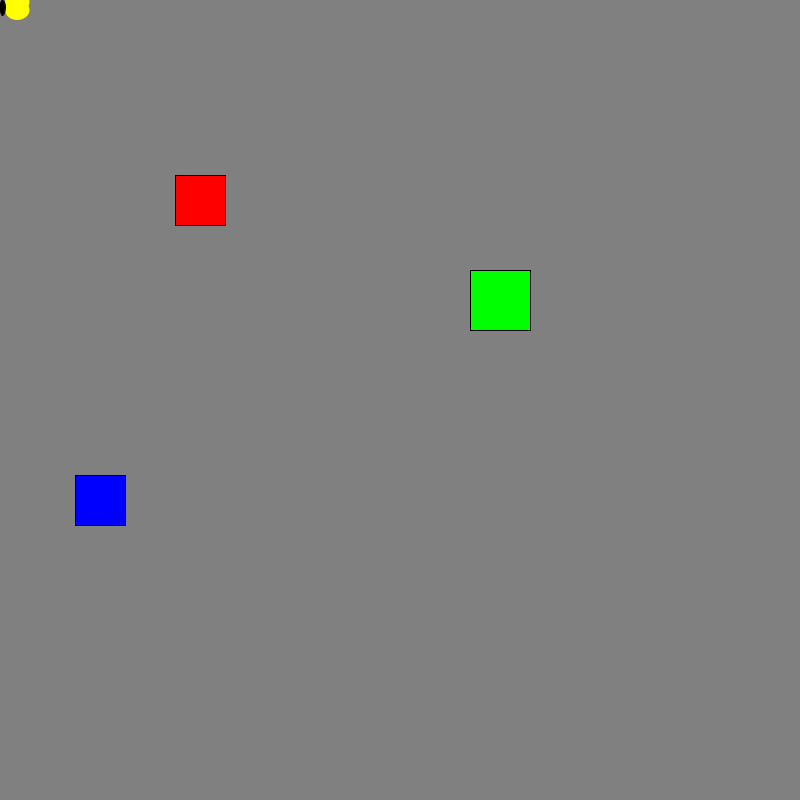
Frame 1 (no input)
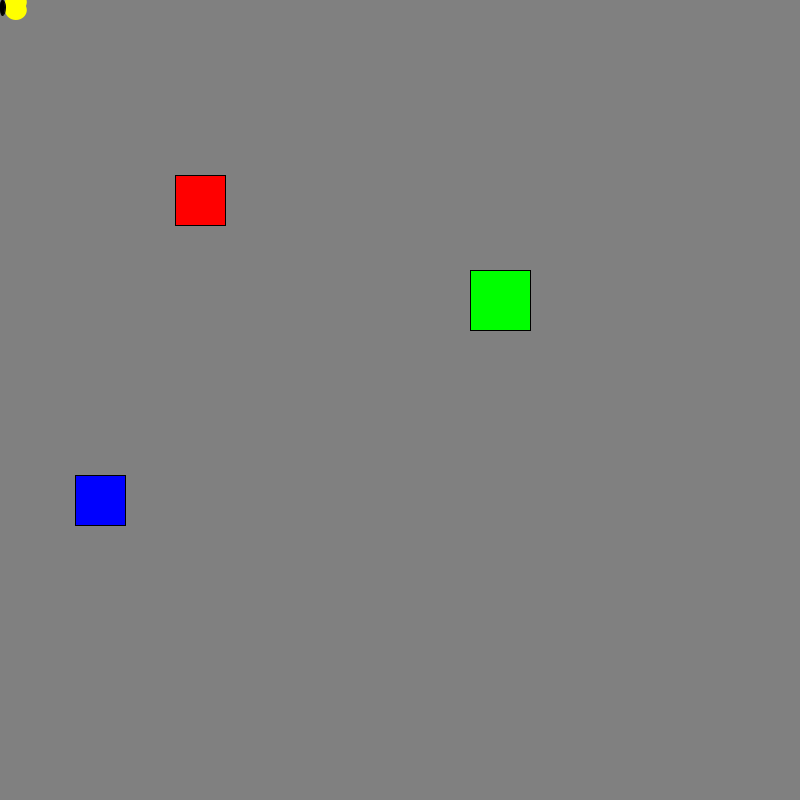
Frame 60 (the mouse pressed at the canvas centre just before this capture)
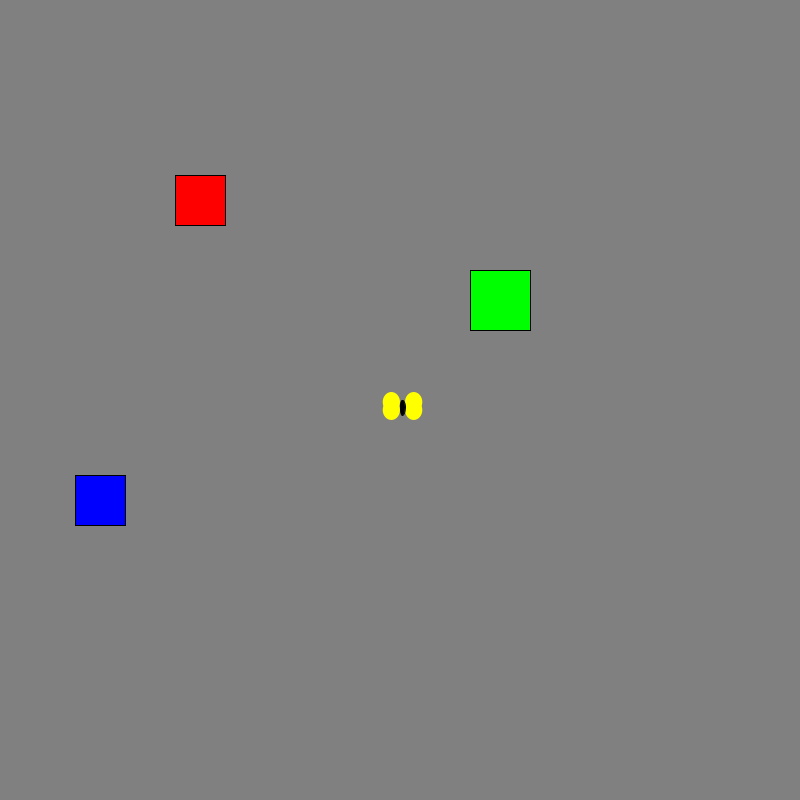
Frame 120 (the mouse held since frame 60 and released just before this capture)

The Processing sketch that drew these frames (run headless with seeded random() and noise(); from frame 60 on, the mouse is pressed at the canvas centre):

// Processing sketch: processing_97016
// ── processing_97016.pde

int cursorX, cursorY;

int selected_box=0;

void setup(){

size(800,800);
smooth();



}




void draw(){
  
  
    background(128);
    
    

  
  //shapes
  
  rectMode(CENTER);
  

  stroke(0);
  
  fill(255,0,0);
  rect(200,200,50,50);
  
  fill(0,255,0);
  rect(500,300,60,60);
  
  fill(0,0,255);
  rect(100,500,50,50);
  
  
  
  
  
  
  //draw butterfly cursor
  
  noCursor();
  
    if(selected_box == 1){
      strokeWeight(3);
    fill(200,0,0);
    
  }
  
  else if(selected_box == 2){
    fill(0,200,0);
    
  }
  
  else if(selected_box == 3){
    fill(0,0,200);
    
  }
  
    else{fill(255,255,0);}

  
  float flap_amount = round(map(sin(millis()/150), -1,1, 128,255));

  
  noStroke();
  //fill(255,255,0);
  ellipseMode(CORNER);
  ellipse(mouseX+5,mouseY,.1*flap_amount,20);
  ellipse(mouseX+5,mouseY-8,.1*flap_amount,20);
  
  ellipse(mouseX,mouseY,-1*(.1*flap_amount),20);
  ellipse(mouseX,mouseY-8,-1*(.1*flap_amount),20);
  
  
  stroke(0);
  fill(0);
  ellipse(mouseX,mouseY,5,15);
  

  
  
  
  
}

void mousePressed(){
  
  if(mouseX > 175 && mouseX < 225 && mouseY > 175 && mouseY < 225){
    
    selected_box = 1;
    println("you selected the red box");
    
  }
  
  
  
    if(mouseX > 475 && mouseX < 525 && mouseY > 275 && mouseY < 325){
    
    selected_box = 2;
    println("you selected the green box");
    
  }
  
      if(mouseX > 75 && mouseX < 125 && mouseY > 475 && mouseY < 525){
    
    selected_box = 3;
    println("you selected the blue box");
    
  }
  
  
  
}
